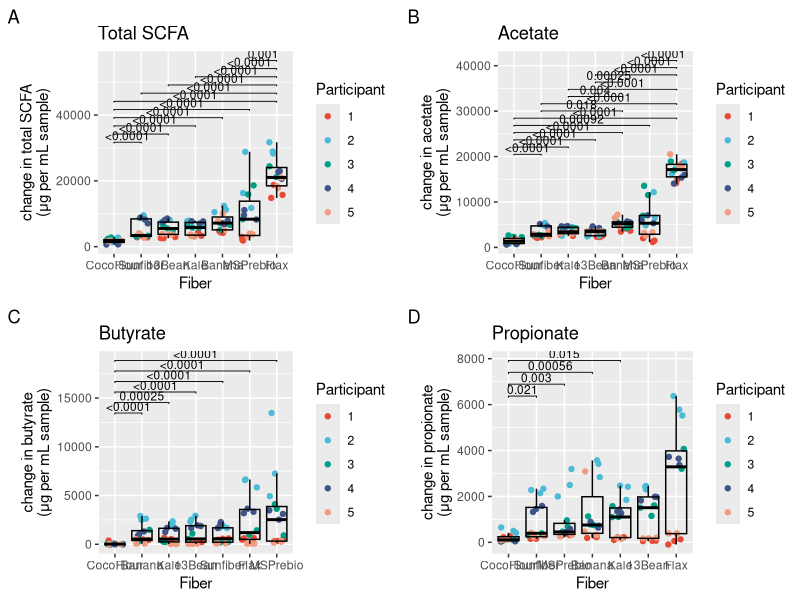

Write R code to recreate this figure.
# title: genius_fig_6
# author: Sarah Blecksmith
# purpose: change in SCFA by substrate


library(dplyr)
library(ggplot2)
library(ggpubr)
library(ggsci)
library(gridExtra)

scfa <- read.csv("data/scfa_noncontrols_all.csv", header = TRUE, stringsAsFactors = FALSE, check.names = FALSE)


scfa$Day <- factor(scfa$Day, levels = c("d0", "d1", "d2", "d3"), ordered = TRUE)
scfa <- scfa %>%
  dplyr::rename(lactate = "Lactic Acid") %>%
  dplyr::rename(propionate = "Propionic Acid") %>%
  dplyr::rename(acetate = "Acetic Acid") %>%
  dplyr::rename(butyrate = "Butyric Acid") %>%
  mutate(total_scfa = acetate + butyrate + propionate) %>%
  #  select(Day, Subject, Rep, Treat, total_scfa)  %>%
  filter(Subject != "NoSub" & Treat != "ctl-s") %>%
  filter(!(Subject == "Sub3" & Treat == "Flax" & Rep == "C")) %>%
  mutate(Subject = factor(
    Subject,
    levels=c("Sub1", "Sub2", "Sub3", "Sub4", "Sub5"),
    labels=c("1", "2", "3", "4", "5")))


# total scfa
samples_total_scfa <- scfa %>%
  select(Day, Subject, Rep, Treat, total_scfa)  %>%
  filter((Day == "d0" | Day == "d1") & Subject != "NoSub" & Treat != "ctl-s") #%>%

samples_total_scfa_diff <- samples_total_scfa %>%
  dplyr::group_by(Subject, Treat, Rep) %>%
  dplyr::arrange(Day, .by_group=TRUE)  %>%
  dplyr::summarise(
    delta_total_scfa = diff(total_scfa, lag = 1)) 
samples_total_scfa_diff$Treat = reorder(samples_total_scfa_diff$Treat, samples_total_scfa_diff$delta_total_scfa, median)
F6A <- ggplot(samples_total_scfa_diff, aes(x = Treat, y = delta_total_scfa)) +
  geom_point(size = 1.5, aes(color = Subject), position=position_jitter(width=0.3, height = 0.3))+
  geom_boxplot(outlier.shape = NA, color = "black", alpha = 0) + 
  scale_color_npg() +
  labs(title = "Total SCFA", tag = "A", color = "Participant") +
  ylab(paste0("change in total SCFA\n(","\u03bc","g per mL sample)")) +
  xlab("Fiber") +
  geom_pwc(
    method = "wilcox_test", label = "p.adj.format",
    p.adjust.method = "bonferroni",
    bracket.nudge.y = 0,
    hide.ns = TRUE,
    tip.length = .01,
    label.size = 3,
    step.increase = 0.08)

# acetate
samples_acetate <- scfa %>%
  select(Day, Subject, Rep, Treat, acetate)  %>%
  filter((Day == "d0" | Day == "d1") & Subject != "NoSub" & Treat != "ctl-s") #%>%

samples_acetate_diff <- samples_acetate %>%
  dplyr::group_by(Subject, Treat, Rep) %>%
  dplyr::arrange(Day, .by_group=TRUE)  %>%
  dplyr::summarise(
    delta_acetate = diff(acetate, lag = 1)) 
samples_acetate_diff$Treat = reorder(samples_acetate_diff$Treat, samples_acetate_diff$delta_acetate, median)
F6B <- ggplot(samples_acetate_diff, aes(x = Treat, y = delta_acetate)) +
  geom_point(size = 1.5, aes(color = Subject), position=position_jitter(width=0.3, height = 0.3))+
  geom_boxplot(outlier.shape = NA, color = "black", alpha = 0) + 
  scale_color_npg() +
  labs(title = "Acetate", tag = "B", color = "Participant") +
  ylab(paste0("change in acetate\n(","\u03bc","g per mL sample)")) +
  xlab("Fiber") +
  geom_pwc(
    method = "wilcox_test", label = "p.adj.format",
    p.adjust.method = "bonferroni",
    bracket.nudge.y = 0,
    hide.ns = TRUE,
    tip.length = .01,
    label.size = 3,
    step.increase = 0.08)


# butyrate
samples_butyrate <- scfa %>%
  select(Day, Subject, Rep, Treat, butyrate)  %>%
  filter((Day == "d0" | Day == "d1") & Subject != "NoSub" & Treat != "ctl-s") #%>%

samples_butyrate_diff <- samples_butyrate %>%
  dplyr::group_by(Subject, Treat, Rep) %>%
  dplyr::arrange(Day, .by_group=TRUE)  %>%
  dplyr::summarise(
    delta_butyrate = diff(butyrate, lag = 1)) 
samples_butyrate_diff$Treat = reorder(samples_butyrate_diff$Treat, samples_butyrate_diff$delta_butyrate, median)
F6C <- ggplot(samples_butyrate_diff, aes(x = Treat, y = delta_butyrate)) +
  geom_point(size = 1.5, aes(color = Subject), position=position_jitter(width=0.3, height = 0.3))+
  geom_boxplot(outlier.shape = NA, color = "black", alpha = 0) + 
  scale_color_npg() +
  labs(title = "Butyrate", tag = "C", color = "Participant") +
  ylab(paste0("change in butyrate\n(","\u03bc","g per mL sample)")) +
  xlab("Fiber") +
  geom_pwc(
    method = "wilcox_test", label = "p.adj.format",
    p.adjust.method = "bonferroni",
    bracket.nudge.y = 0,
    hide.ns = TRUE,
    tip.length = .01,
    label.size = 3,
    step.increase = 0.08)

# propionate
samples_propionate <- scfa %>%
  select(Day, Subject, Rep, Treat, propionate)  %>%
  filter((Day == "d0" | Day == "d1") & Subject != "NoSub" & Treat != "ctl-s") #%>%

samples_propionate_diff <- samples_propionate %>%
  dplyr::group_by(Subject, Treat, Rep) %>%
  dplyr::arrange(Day, .by_group=TRUE)  %>%
  dplyr::summarise(
    delta_propionate = diff(propionate, lag = 1)) 
samples_propionate_diff$Treat = reorder(samples_propionate_diff$Treat, samples_propionate_diff$delta_propionate, median)
F6D <- ggplot(samples_propionate_diff, aes(x = Treat, y = delta_propionate)) +
  geom_point(size = 1.5, aes(color = Subject), position=position_jitter(width=0.3, height = 0.3))+
  geom_boxplot(outlier.shape = NA, color = "black", alpha = 0) + 
  scale_color_npg() +
  labs(title = "Propionate", tag = "D", color = "Participant") +
  ylab(paste0("change in propionate\n(","\u03bc","g per mL sample)")) +
  xlab("Fiber") +
  geom_pwc(
    method = "wilcox_test", label = "p.adj.format",
    p.adjust.method = "bonferroni",
    bracket.nudge.y = 0,
    hide.ns = TRUE,
    tip.length = .01,
    label.size = 3,
    step.increase = 0.08)


F6 <- grid.arrange(F6A, F6B, F6C, F6D, clip="off", ncol = 2)
ggsave("figure_6.tiff", device = "tiff", dpi = 600, width = 15, height = 9, units = "in", path = "output", F6)
